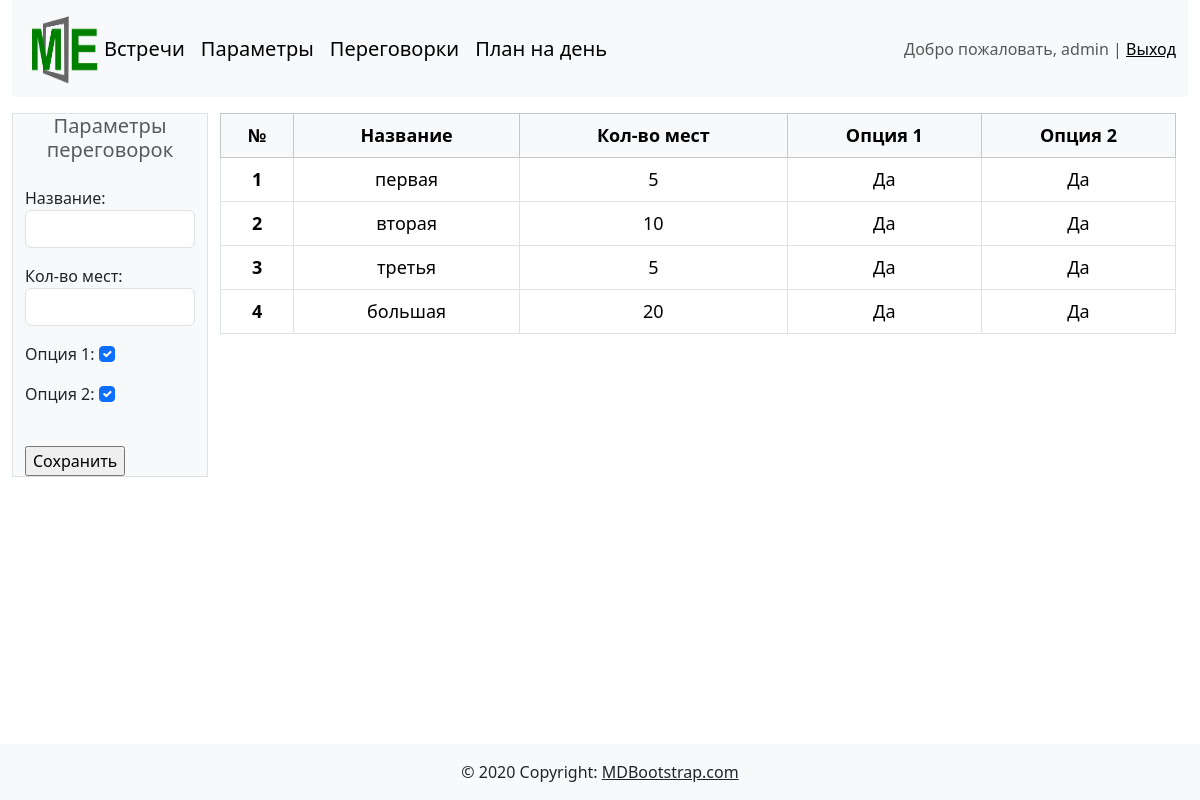
The app's page /room/ (signed in) with its own data.
### meetplan/models.py (models this page shows, shortened)
class Rooms(models.Model):
    name = models.CharField(max_length=20, verbose_name="Название")
    volume = models.IntegerField(null=False, verbose_name="Кол-во мест")
    option1 = models.BooleanField(default=0, verbose_name="Опция 1")
    option2 = models.BooleanField(default=0, verbose_name="Опция 2")
    class Meta:
        verbose_name = 'Переговорка'
        verbose_name_plural = 'Переговорки'
        ordering = ['name', 'volume', 'option1', 'option2']

### meetplan/views.py (the view)
# urls.py: path('room/', room, name='room'),
def room(request):
    make_plan_all_rooms()
    if request.method == "POST":
        form = RoomForm(request.POST)
        if form.is_valid():
            form.save()
            make_plan_all_rooms()
            messages.success(request, 'Добавлена новая переговорка')
            return redirect('room')
    else:
        form = RoomForm()
    rooms = Rooms.objects.all().order_by('pk')
    context = {
        'rooms': rooms,
        'form': form
    }
    return render(request, './room.html', context)

### meetplan/forms.py
class RoomForm (forms.ModelForm):
    class Meta:
        model = Rooms
        fields = ["name", "volume", "option1", "option2"]
        widgets = {
            "name": forms.TextInput(attrs={'class': 'form-control'}),
            "volume": forms.NumberInput(attrs={'class': 'form-control'}),
            "option1": forms.CheckboxInput(attrs={'class': 'form-check-input'}),
            "option2": forms.CheckboxInput(attrs={'class': 'form-check-input'})
        }

### meetplan/myfunctions.py (called while the page is built)
def make_plan_all_rooms():
    param_meeting_rooms = []
    list_room = Rooms.objects.all().order_by('pk')
    for room in list_room:
        param_meeting_rooms.append([room.pk, room.volume, room.option1, room.option2])
    return param_meeting_rooms

### meetplan/templates/room.html (shortened to what this page needs)
{% extends "base.html" %}
{% block content %}
<div class="container-fluid mt-3">
    <div class="row">
        <div class="col-xl-2 border border bg-body-tertiary">
            <form method="POST" novalidate>
                <h5 class="card-subtitle text-body-secondary text-center">Параметры переговорок</h5>
                <br>
                <table>
                    {{ form.as_p }}
                </table>
                <br>
                <input type="submit" value="Сохранить">
            </form>
        </div>
        <div class="col-xl-10">
            <table class="table table-bordered ">
                <thead class="table table-light">
                <tr>
                    <th scope="col">№</th>
                    <th scope="col">Название</th>
                    <th scope="col">Кол-во мест</th>
                    <th scope="col">Опция 1</th>
                    <th scope="col">Опция 2</th>
                </tr>
                </thead>
                <tbody class="text-center">
                {% for item in rooms %}
                <tr>
                    <th>{{ forloop.counter }}</th>
                    <td>{{ item.name }}</td>
                    <td>{{ item.volume }}</td>
                    <td>{% if item.option1 %}
                        Да
                        {% else %}
                        Нет
                        {% endif %}
                    </td>
                    <td>{% if item.option2 %}
                        Да
                        {% else %}
                        Нет
                        {% endif %}
                    </td>
                </tr>
                {% endfor %}
                </tbody>
            </table>
        </div>
    </div>
</div>
{% endblock %}

### templates/inc/navbar.html
{% load static %}
<nav class="navbar navbar-expand-lg bg-body-tertiary">
    <div class="container-fluid">
        <a>
            <img src="{% static 'images/logo2.png' %}" alt="Logo" width="80" height="80"
                 class="d-inline-block align-text-top">
        </a>
        <div class="collapse navbar-collapse" id="navbarSupportedContent">
            <ul class="navbar-nav me-auto mb-2 mb-lg-0">
                {% if request.user.is_authenticated %}
                <li class="nav-item">
                    <a class="navbar-brand" href="{% url 'meet' %}">Встречи</a>
                </li>
                <li class="nav-item">
                    <a class="navbar-brand" href="{% url 'param' %}">Параметры</a>
                </li>
                <li class="nav-item">
                    <a class="navbar-brand" href="{% url 'room' %}">Переговорки</a>
                </li>
                {% endif %}
                <li class="nav-item">
                    <a class="navbar-brand" href="{% url 'plan' %}">План на день</a>
                </li>
            </ul>
            <span class="navbar-text">
                {% if request.user.is_authenticated %}
                    Добро пожаловать, {{ user.username }} | <a href="{% url 'logout' %}"> Выход </a>
                {% else %}
                      <a href="{% url 'register' %}"> Registration </a> | <a href="{% url 'login' %}"> Login </a>
                {% endif %}
                 </span>
        </div>
    </div>
</nav>

### static/css/styles.css (style rules this page uses)
.table-light { text-align: center; font-size: large; color: green; }
.table td { text-align: center; }
.table { text-align: center; font-size: large; color: green; }

### records on screen
Rooms: name "первая", volume "5", option1 "Да", option2 "Да"
Rooms: name "вторая", volume "10", option1 "Да", option2 "Да"
Rooms: name "третья", volume "5", option1 "Да", option2 "Да"
Rooms: name "большая", volume "20", option1 "Да", option2 "Да"

### other values on screen
{{ user.username }} "admin"
